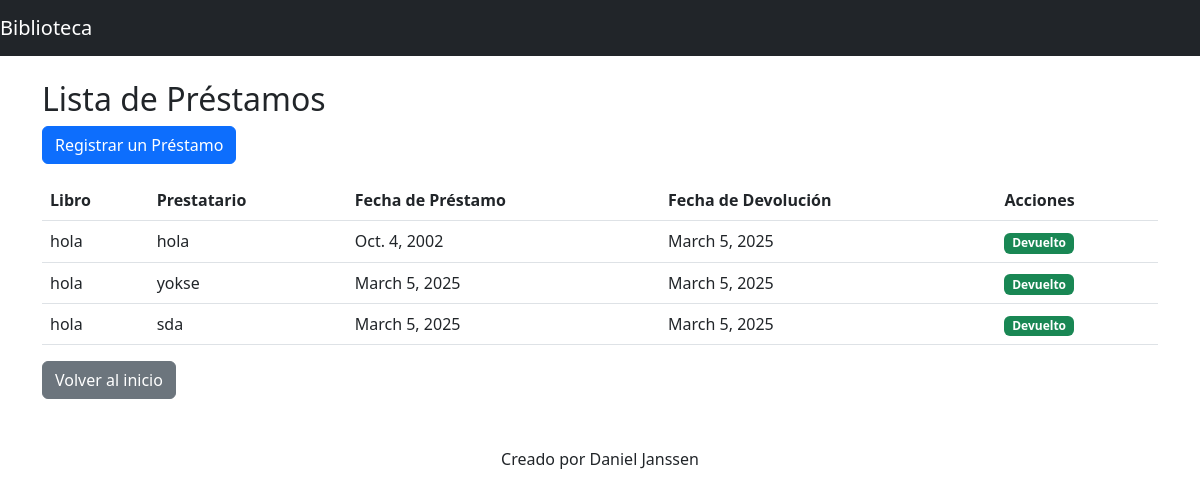
Screenshot of /loans/ with the database file from the repository.
### library/models.py (models this page shows, shortened)
class Loan(models.Model):
    book = models.ForeignKey(Book, on_delete=models.CASCADE)
    borrower = models.CharField(max_length=255)
    loan_date = models.DateField(auto_now_add=True)  # Se genera automáticamente
    return_date = models.DateField(null=True, blank=True)

class Book(models.Model):
    title = models.CharField(max_length=200)
    publication_date = models.DateField()
    editorial = models.ForeignKey(Editorial, on_delete=models.CASCADE)  # Asegurar que se llame "editorial"
    authors = models.ManyToManyField('Author')

### library/views.py (the view)
# urls.py: path('loans/', views.loan_list, name='loan_list'),
def loan_list(request):
    loans = Loan.objects.all()
    return render(request, 'library/loan_list.html', {'loans': loans})

### library/templates/library/loan_list.html (shortened to what this page needs)
{% extends 'library/base.html' %}
{% block content %}
<h2>Lista de Préstamos</h2>
<a href="{% url 'loan_create' %}" class="btn btn-primary mb-3">Registrar un Préstamo</a>
<table class="table">
    <thead>
        <tr>
            <th>Libro</th>
            <th>Prestatario</th>
            <th>Fecha de Préstamo</th>
            <th>Fecha de Devolución</th>
            <th>Acciones</th>
        </tr>
    </thead>
    <tbody>
        {% for loan in loans %}
        <tr class="{% if not loan.return_date %}table-warning{% endif %}">
            <td>{{ loan.book.title }}</td>
            <td>{{ loan.borrower }}</td>
            <td>{{ loan.loan_date }}</td>
            <td>{{ loan.return_date|default:"No devuelto" }}</td>
            <td>
                {% if not loan.return_date %}
                    <form action="{% url 'loan_return' loan.id %}" method="post" style="display:inline;">
                        {% csrf_token %}
                        <button type="submit" class="btn btn-success btn-sm">Devolver</button>
                    </form>
                {% else %}
                    <span class="badge bg-success">Devuelto</span>
                {% endif %}
            </td>
        </tr>
        {% empty %}
        <tr>
            <td colspan="5" class="text-center">No hay préstamos registrados.</td>
        </tr>
        {% endfor %}
    </tbody>
</table>
<a href="/" class="btn btn-secondary">Volver al inicio</a>
{% endblock %}

### library/templates/library/base.html (shortened to what this page needs)
<!DOCTYPE html>
<html lang="es">
<head>
    <link href="https://cdn.jsdelivr.net/npm/bootstrap@5.3.0/dist/css/bootstrap.min.css" rel="stylesheet">
</head>
<body>
    <nav class="navbar navbar-expand-lg navbar-dark bg-dark">
        <a class="navbar-brand" href="/">Biblioteca</a>
    </nav>
    <div class="container mt-4">
        {% block content %}{% endblock %}
    </div>
    <footer class="text-center mt-5">
        <p>Creado por Daniel Janssen</p>
    </footer>
</body>
</html>

### rows the page displays
Loan: book "hola", borrower "hola", loan_date "Oct. 4, 2002", return_date "March 5, 2025", shows "Devuelto"
Loan: book "hola", borrower "yokse", loan_date "March 5, 2025", return_date "March 5, 2025", shows "Devuelto"
Loan: book "hola", borrower "sda", loan_date "March 5, 2025", return_date "March 5, 2025", shows "Devuelto"
